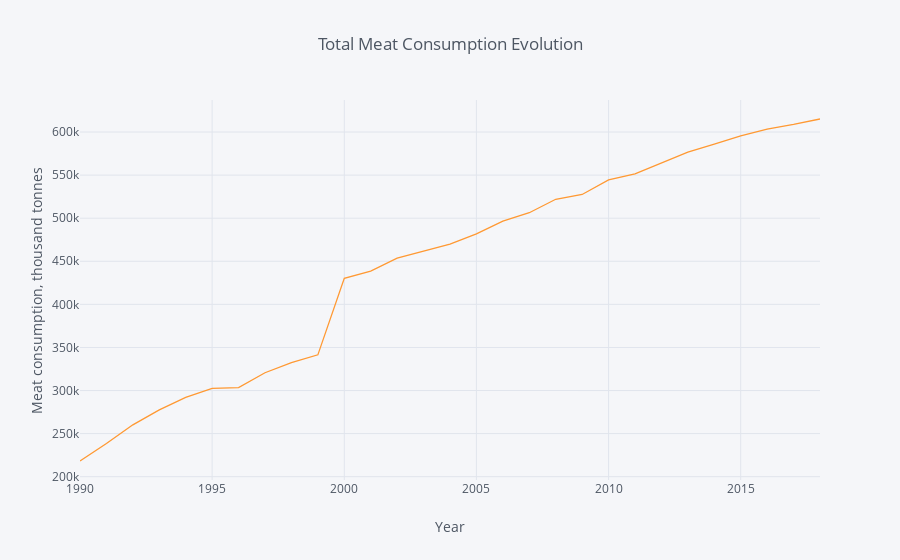

Notebook code cell kept with this figure:
### Markdown cell above
## Building Plotly graphs with Cufflinks

The main advantage of using Cufflinks over native Plotly syntax is that it is much less verbose and can be used directly on pandas dataframe objects. You can find full Cufflinks documentation [here](https://plot.ly/ipython-notebooks/cufflinks/).

Let's recreate the same line chart using cufflinks.

### Code cell
# Option 1: we can use iplot directly on the pandas series resulting from the groupby
df_total_clean.groupby('TIME').Value.sum().round(0).iplot(kind='line', 
                                                    title='Total Meat Consumption Evolution',
                                                    xTitle='Year',
                                                    yTitle='Meat consumption, thousand tonnes')

### Figure 1 — Plotly figure (JSON) as saved in the notebook; plotly's stock layout.template omitted (floating-point values rounded to 4 significant figures)
{"data": [{"line": {"color": "rgba(255, 153, 51, 1.0)", "dash": "solid", "shape": "linear", "width": 1.3}, "mode": "lines", "name": "Value", "text": "", "type": "scatter", "uid": "e15b075e-efe8-43ce-b9f2-065807c41295", "x": [1990, 1991, 1992, 1993, 1994, 1995, 1996, 1997, 1998, 1999, 2000, 2001, 2002, 2003, 2004, 2005, 2006, 2007, 2008, 2009, 2010, 2011, 2012, 2013, 2014, 2015, 2016, 2017, 2018], "y": [218203, 238417, 260198, 277449, 292060, 302593, 303447, 320615, 332461, 341410, 430161, 438483, 453547, 461973, 469940, 481864, 496697, 506330, 521975, 527523, 544439, 551565, 564106, 576559, 585890, 595643, 603474, 608799, 615118]}], "layout": {"legend": {"bgcolor": "#F5F6F9", "font": {"color": "#4D5663"}}, "paper_bgcolor": "#F5F6F9", "plot_bgcolor": "#F5F6F9", "title": {"font": {"color": "#4D5663"}, "text": "Total Meat Consumption Evolution"}, "xaxis": {"gridcolor": "#E1E5ED", "showgrid": true, "tickfont": {"color": "#4D5663"}, "title": {"font": {"color": "#4D5663"}, "text": "Year"}, "zerolinecolor": "#E1E5ED"}, "yaxis": {"gridcolor": "#E1E5ED", "showgrid": true, "tickfont": {"color": "#4D5663"}, "title": {"font": {"color": "#4D5663"}, "text": "Meat consumption, thousand tonnes"}, "zerolinecolor": "#E1E5ED"}}}
